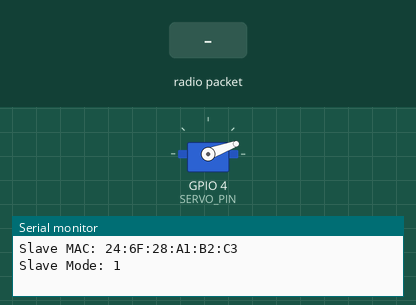
Bench run of a sketch on a simulated ESP32. On the bench: servo, the last lines printed to the serial monitor. The inputs (shaded band) are chosen by the test bench.

Above: at 1.2 s.
1.3 s: radio packet "1" arrives
At 2.2 s:
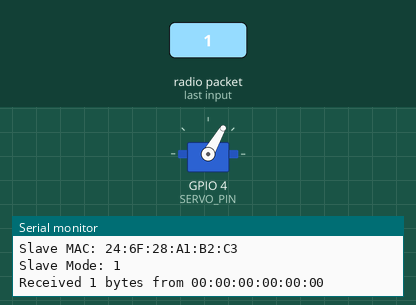
Timing chart, 0 to 4.3 s (numbered marks = the images above; inputs shaded):
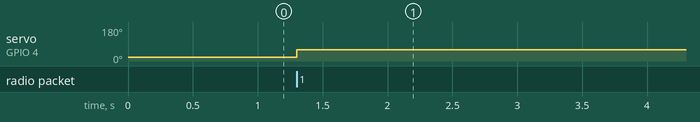

Measured:
- after the input at 1.3 s, servo on GPIO 4 (SERVO_PIN): 20° → 60° at once

The sketch:

switch-servo.ino
```cpp
#include <WiFi.h>
#include <esp_now.h>
#include <ESP32Servo.h>

#define SERVO_PIN 4

Servo myServo;

void onReceive(const uint8_t *mac, const uint8_t *incomingData, int len) {
  Serial.printf("Received %d bytes from %02X:%02X:%02X:%02X:%02X:%02X\n",
                len,
                mac[0], mac[1], mac[2],
                mac[3], mac[4], mac[5]);

  if (len == 1) {
    bool state = incomingData[0];
    if (state == false) {
      myServo.write(20);
    } else {
      myServo.write(60);
    }
  }
}

void setup() {
  Serial.begin(115200);
  // Serial.setTxTimeoutMs(0);
  myServo.setPeriodHertz(50);
  myServo.attach(SERVO_PIN, 500, 2400);   // Attach servo
  myServo.write(20);                       // Start position at 0°

  WiFi.mode(WIFI_STA);
  WiFi.disconnect();  // Không kết nối Wi-Fi

  // In ra địa chỉ MAC để lấy dán vào Master
  // switch-servo
  Serial.print("Slave MAC: ");
  Serial.println(WiFi.macAddress());

  Serial.print("Slave Mode: ");
  Serial.println(WiFi.getMode());

  if (esp_now_init() != ESP_OK) {
    Serial.println("ESP-NOW init failed");
    return;
  }

  esp_now_register_recv_cb(onReceive);
}

void loop() {
  // Không cần xử lý gì thêm
}
```
